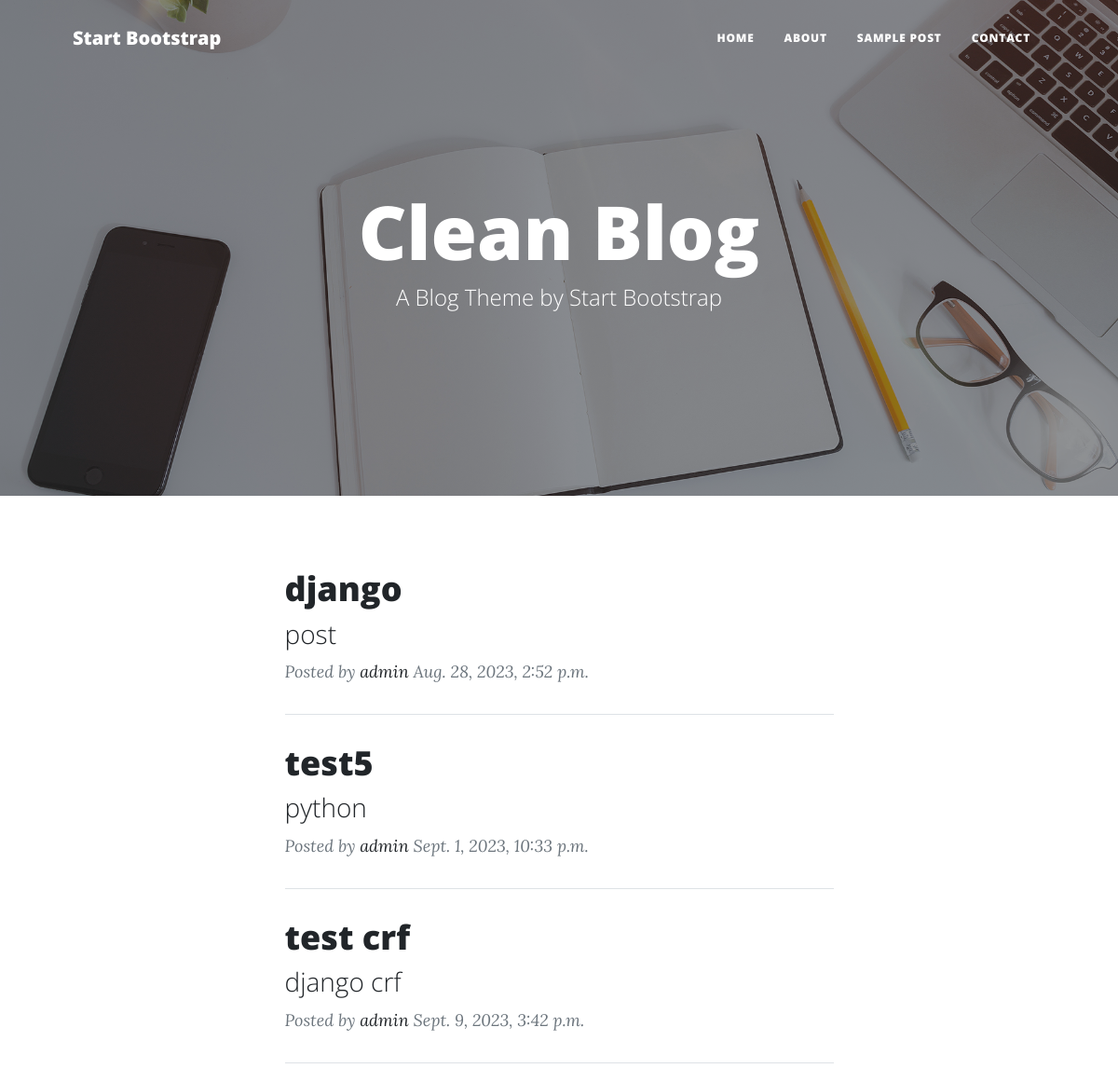
Page /blog/ (upper part) on the earlier database version.
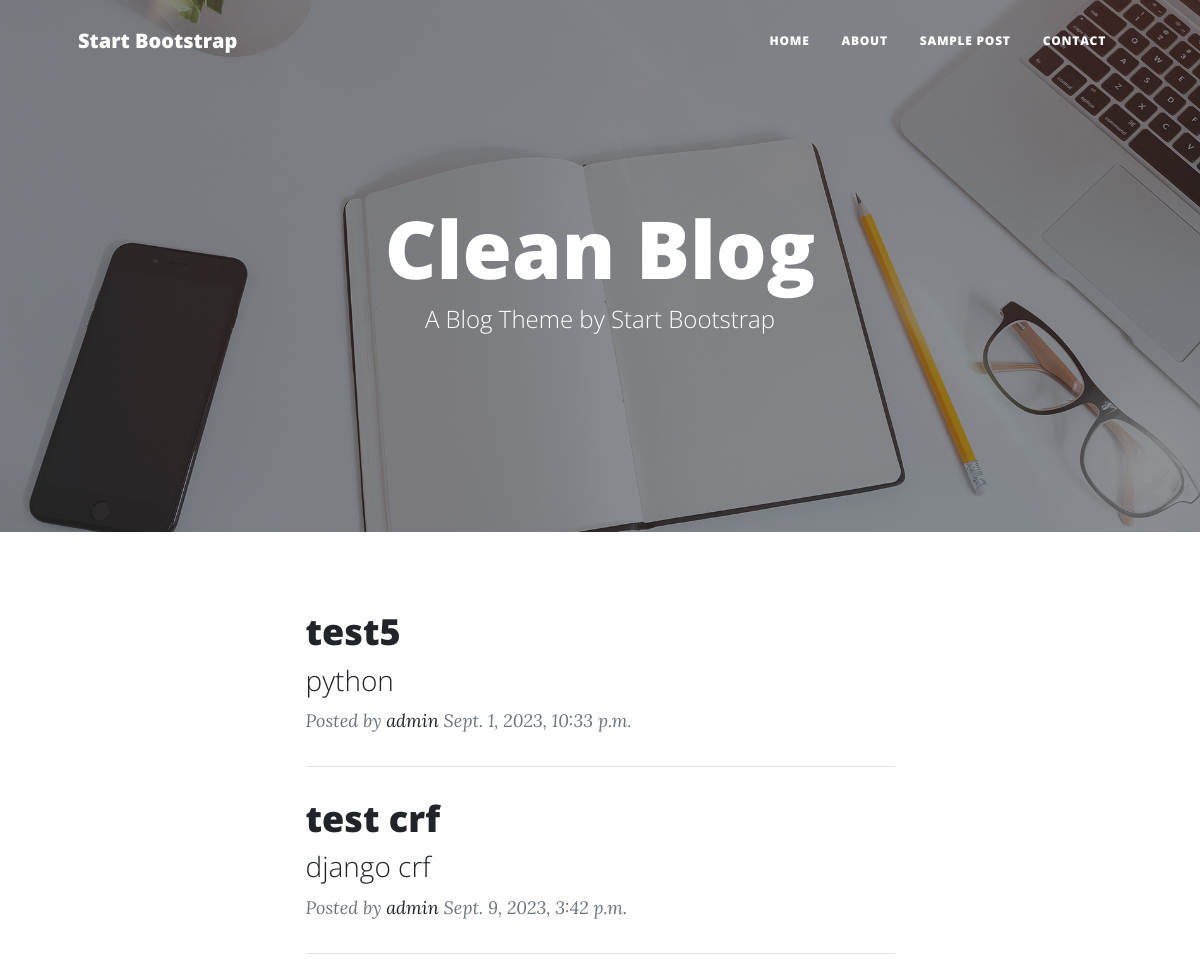
Same page on the later database version.
### posts/models.py (models this page shows)
class Post(models.Model):
    author = models.ForeignKey(User,related_name='post_author' , on_delete=models.SET_NULL,null=True)
    title = models.CharField(max_length=150)
    content = models.TextField(max_length=30000)
    image = models.ImageField(upload_to='posts')
    publish_date = models.DateTimeField(default=timezone.now)
    tags = TaggableManager()

### posts/views2.py (the view)
# urls.py: path('blog/', PostList.as_view()),
class PostList(generic.ListView):
    model = Post

### posts/templates/posts/post_list.html (shortened to what this page needs)
{% load static %}
<!DOCTYPE html>
<html lang="en">
    <head>
        <link href="css/styles.css" rel="stylesheet" />
        <link href="{% static 'css/styles.css' %}" rel="stylesheet" />
    </head>
    <body>
        <nav class="navbar navbar-expand-lg navbar-light" id="mainNav">
            <div class="container px-4 px-lg-5">
                <a class="navbar-brand" href="index.html">Start Bootstrap</a>
                <div class="collapse navbar-collapse" id="navbarResponsive">
                    <ul class="navbar-nav ms-auto py-4 py-lg-0">
                        <li class="nav-item"><a class="nav-link px-lg-3 py-3 py-lg-4" href="index.html">Home</a></li>
                        <li class="nav-item"><a class="nav-link px-lg-3 py-3 py-lg-4" href="about.html">About</a></li>
                        <li class="nav-item"><a class="nav-link px-lg-3 py-3 py-lg-4" href="post.html">Sample Post</a></li>
                        <li class="nav-item"><a class="nav-link px-lg-3 py-3 py-lg-4" href="contact.html">Contact</a></li>
                    </ul>
                </div>
            </div>
        </nav>
        <header class="masthead" style="background-image: url('{% static 'assets/img/home-bg.jpg' %}')">
            <div class="container position-relative px-4 px-lg-5">
                <div class="row gx-4 gx-lg-5 justify-content-center">
                    <div class="col-md-10 col-lg-8 col-xl-7">
                        <div class="site-heading">
                            <h1>Clean Blog</h1>
                            <span class="subheading">A Blog Theme by Start Bootstrap</span>
                        </div>
                    </div>
                </div>
            </div>
        </header>
        <div class="container px-4 px-lg-5">
            <div class="row gx-4 gx-lg-5 justify-content-center">
                <div class="col-md-10 col-lg-8 col-xl-7">
                    {% for post in post_list %}
                        <div class="post-preview">
                            <a href="/blog/{{post.id}}">
                                <h2 class="post-title">{{post.title}}</h2>
                                <h3 class="post-subtitle">{{post.content}}</h3>
                            </a>
                            <p class="post-meta">
                                Posted by
                                <a href="#!">{{post.author}}</a>
                                {{post.publish_date}}
                            </p>
                        </div>
                        <hr class="my-4" />
                    {% endfor %}
                </div>
            </div>
        </div>
    </body>
</html>

Differences in the rows shown:
removed Post: title "django", content "post", author "admin", publish_date "Aug. 28, 2023, 2:52 p.m."
